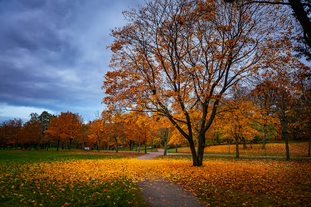
%> input picture TASK1/autumn.png, 311 x 207 px, shrunk from 740 x 492 before the run
$ octave hist_eq.m   (GNU Octave 9; MATLAB toolbox functions it lacks are replaced by stand-ins)
%> lines starting %> are read from the running program, lines starting %| are printed output that depends on the picture
clc;
clear;
close all;

I = imread('autumn.png');
%> I is the input picture: size 207x311x3 uint8; mean R, G, B 102.9, 87.7, 76.5
I_gray = rgb2gray(I);
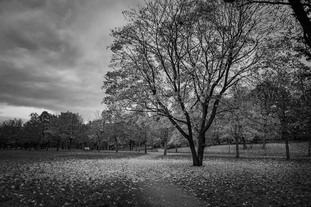
%> I_gray: size 207x311 uint8; min 0, max 244, mean 91


% GLOBAL HISTOGRAM EQUALIZATION
% equalize the complete image at once
global_eq = histeq(I_gray);
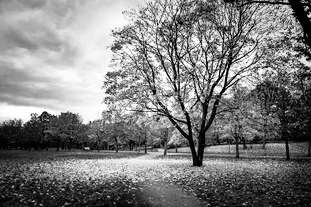
%> global_eq: size 207x311 uint8; min 0, max 255, mean 126.3


% LOCAL HISTOGRAM EQUALIZATION
% divide image into small blocks
block_size = 32;

[rows, cols] = size(I_gray);
%> rows = 207; cols = 311

local_eq = zeros(rows, cols, 'uint8');

for r = 1:block_size:rows
    for c = 1:block_size:cols

        % find current block boundaries
        r_end = min(r + block_size - 1, rows);
        c_end = min(c + block_size - 1, cols);

        % extract the block
        block = I_gray(r:r_end, c:c_end);

        % equalize the block separately
        block_eq = histeq(block);

        % put the block back
        local_eq(r:r_end, c:c_end) = block_eq;

    end
end
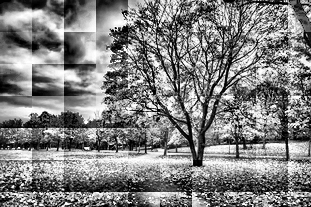
%> local_eq: size 207x311 uint8; min 0, max 255, mean 127.3


% ADAPTIVE HISTOGRAM EQUALIZATION
% enhances different local regions according to their local intensity distribution.
adaptive_eq = adapthisteq(I_gray, ...
    'NumTiles', [8 8], ...
    'ClipLimit', 1);
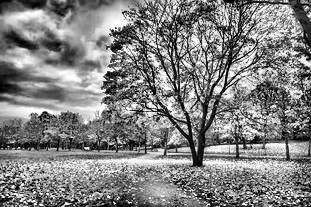
%> adaptive_eq: size 207x311 uint8; min 0, max 255, mean 129.4


% CLAHE
% CLAHE is Adaptive HE with contrast limiting.
% A smaller ClipLimit gives more controlled enhancement.
clahe = adapthisteq(I_gray, ...
    'NumTiles', [8 8], ...
    'ClipLimit', 0.01);
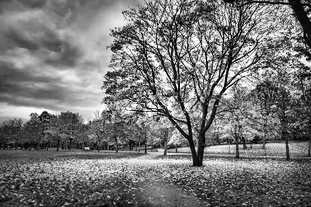
%> clahe: size 207x311 uint8; min 0, max 255, mean 117.7

figure();

% Original
subplot(5,2,1);
imshow(I_gray);
title('Original Grayscale');

subplot(5,2,2);
imhist(I_gray);
title('Original Histogram');


% Global HE
subplot(5,2,3);
imshow(global_eq);
title('Global HE');

subplot(5,2,4);
imhist(global_eq);
title('Global HE Histogram');


% Local HE
subplot(5,2,5);
imshow(local_eq);
title('Local HE');

subplot(5,2,6);
imhist(local_eq);
title('Local HE Histogram');


% Adaptive HE
subplot(5,2,7);
imshow(adaptive_eq);
title('Adaptive HE');

subplot(5,2,8);
imhist(adaptive_eq);
title('Adaptive HE Histogram');


% CLAHE
subplot(5,2,9);
imshow(clahe);
title('CLAHE');

subplot(5,2,10);
imhist(clahe);
title('CLAHE Histogram');
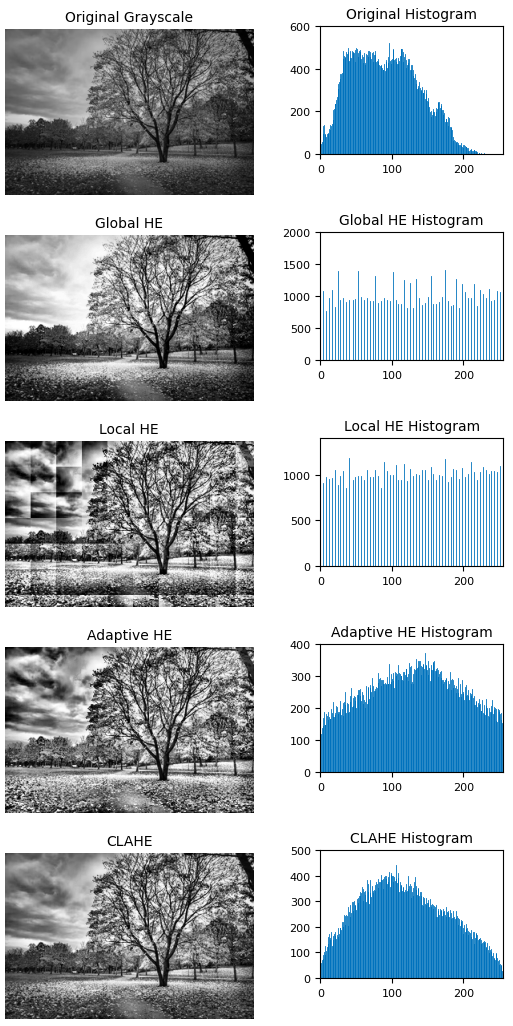
%> figure redrawn from the program's plot data, 10 panels


% Save output
saveas(gcf, 'histogram_equalization_output.png');
